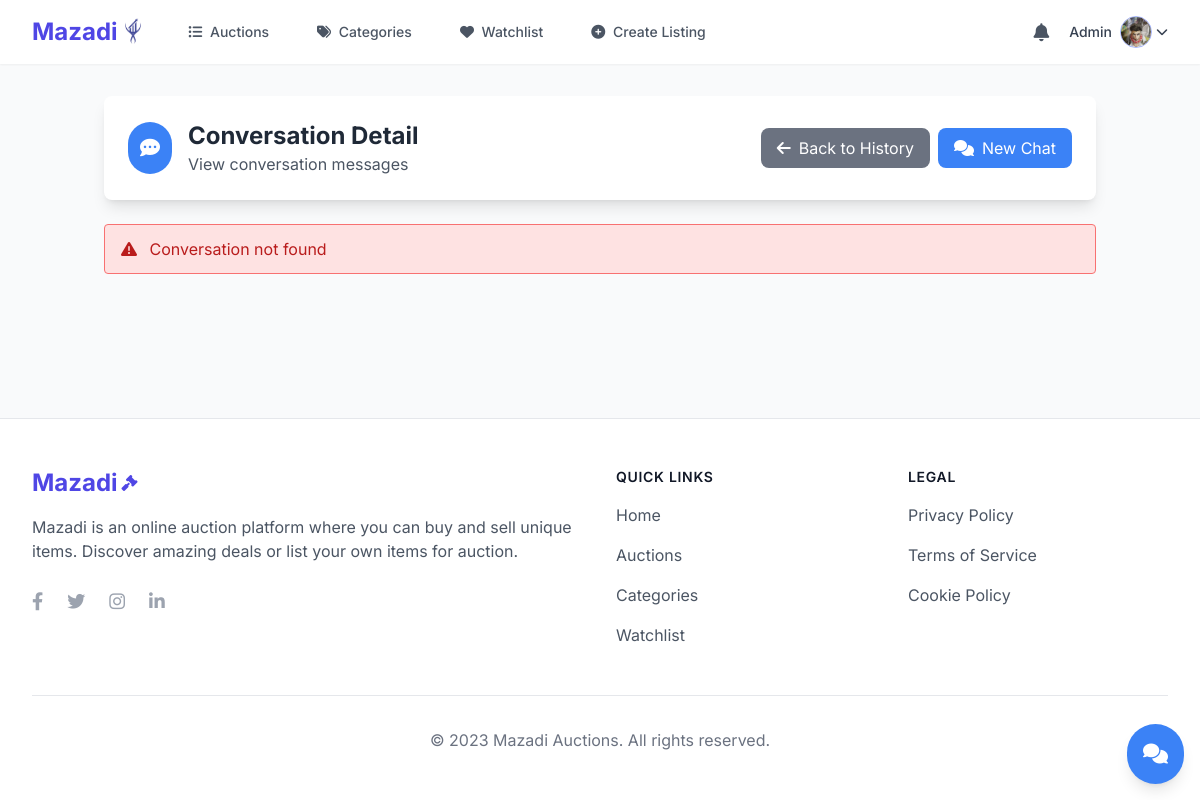
Page /chatbot/conversation/18/ (signed in) on the earlier database version.
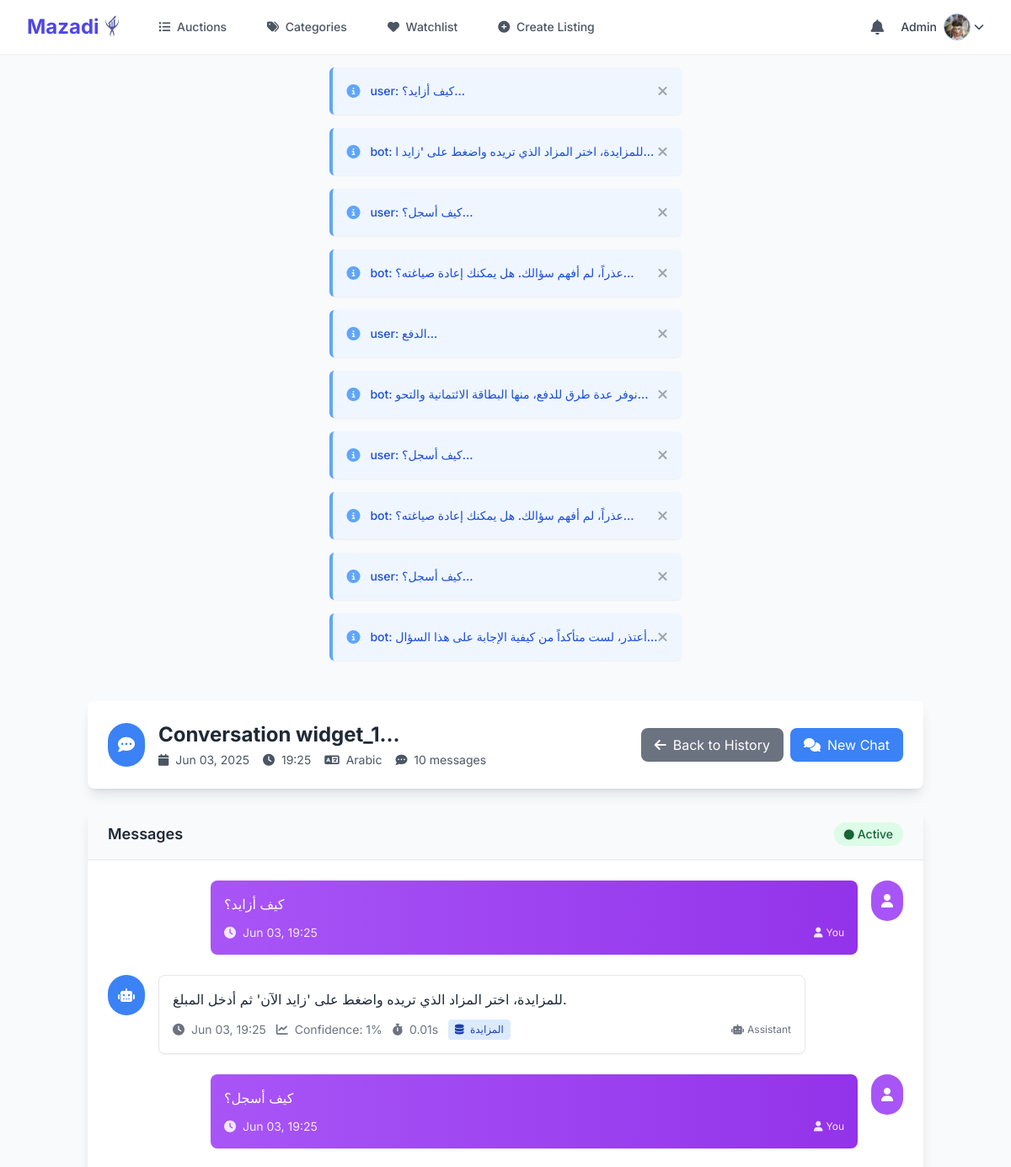
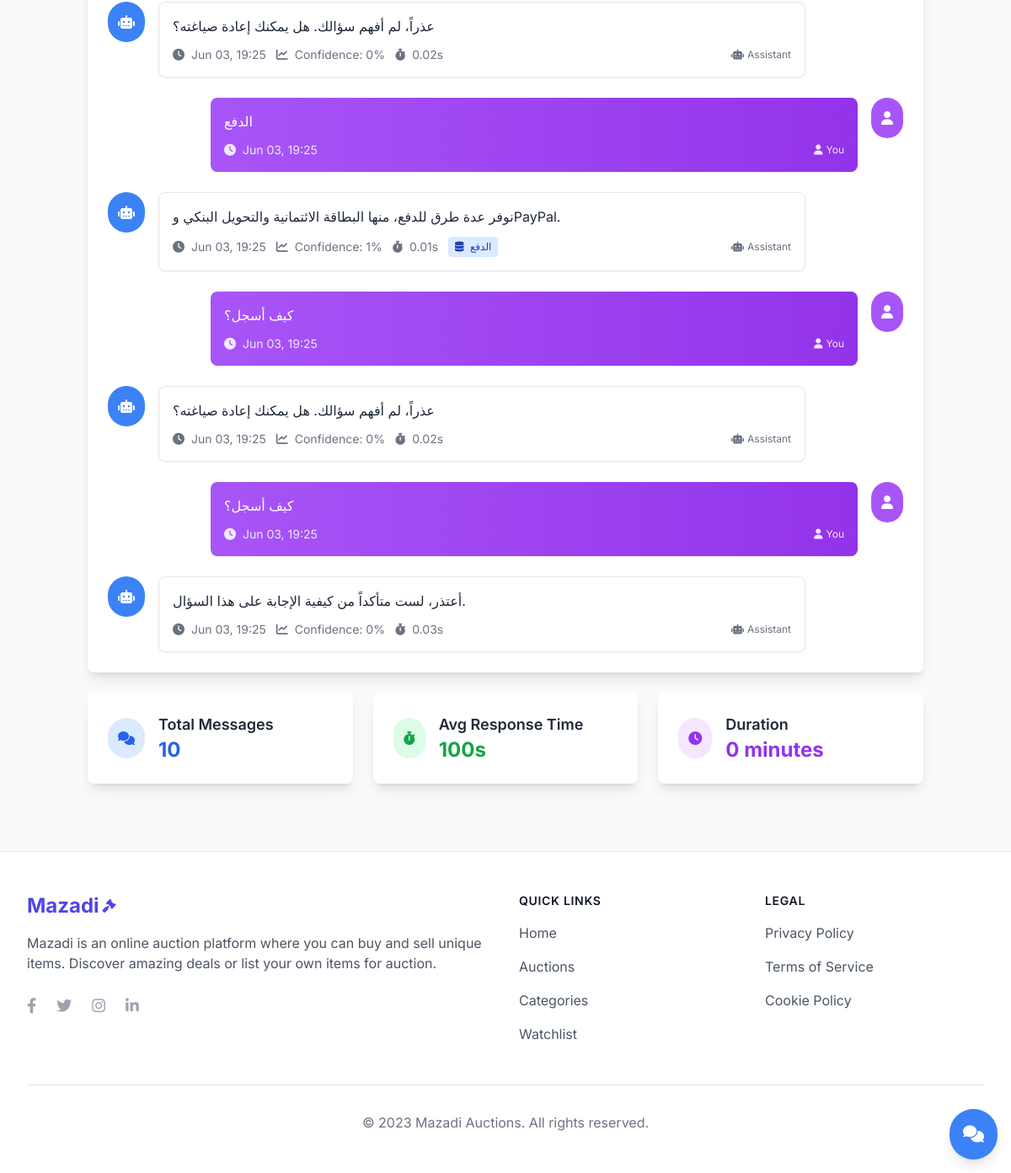
Same page on the later database version (2 pictures, top to bottom).
### chatbot/models.py (models this page shows, shortened)
class ChatMessage(models.Model):
    MESSAGE_TYPES = [
        ('user', 'User Message'),
        ('bot', 'Bot Response'),
    ]
    conversation = models.ForeignKey(ChatConversation, on_delete=models.CASCADE, related_name='messages')
    message_type = models.CharField(max_length=4, choices=MESSAGE_TYPES)
    content = models.TextField()
    timestamp = models.DateTimeField(default=timezone.now)
    response_time = models.FloatField(null=True, blank=True)  # Time taken to generate response in seconds
    confidence_score = models.FloatField(null=True, blank=True)  # AI confidence in response
    knowledge_base_match = models.CharField(max_length=100, null=True, blank=True)  # Which KB category matched
    class Meta:
        ordering = ['timestamp']
    def __str__(self):
        return f"{self.message_type}: {self.content[:50]}..."

class ChatConversation(models.Model):
    user = models.ForeignKey(settings.AUTH_USER_MODEL, on_delete=models.CASCADE, null=True, blank=True)
    session_id = models.CharField(max_length=100, unique=True)
    created_at = models.DateTimeField(default=timezone.now)
    updated_at = models.DateTimeField(auto_now=True)
    is_active = models.BooleanField(default=True)
    language = models.CharField(max_length=2, choices=[('ar', 'Arabic'), ('en', 'English')], default='ar')
    class Meta:
        ordering = ['-updated_at']

### chatbot/views.py (the view)
# urls.py: path('conversation/<int:conversation_id>/', views.conversation_detail, name='conversation_detail'),
@login_required
def conversation_detail(request, conversation_id):
    try:
        conversation = ChatConversation.objects.get(
            id=conversation_id,
            user=request.user
        )
        messages = conversation.messages.all().order_by('timestamp')
        return render(request, 'chatbot/conversation_detail.html', {
            'conversation': conversation,
            'messages': messages
        })
    except ChatConversation.DoesNotExist:
        return render(request, 'chatbot/conversation_detail.html', {
            'error': 'Conversation not found'
        })
    except Exception as e:
        logger.error(f"Error loading conversation detail: {e}")
        return render(request, 'chatbot/conversation_detail.html', {
            'error': 'Error loading conversation'
        })

### notifications/context_processors.py (called while the page is built)
def notification_count(request):
    if request.user.is_authenticated:
        unread_count = Notification.objects.filter(
            user=request.user,
            is_read=False,
            is_deleted=False
        ).count()
        return {
            'unread_notification_count': unread_count
        }
    return {
        'unread_notification_count': 0
    }

### chatbot/templates/chatbot/conversation_detail.html (shortened to what the changed rows need)
{% extends "auctions/layout.html" %}
{% load static %}
{% block body %}
<div class="container mx-auto px-4 py-8">
    <div class="bg-white rounded-lg shadow-lg mb-6 p-6">
        <div class="flex items-center justify-between">
            <div class="flex items-center space-x-4">
                <div>
                    {% if conversation %}
                        <h1 class="text-2xl font-bold text-gray-800">
                            Conversation {{ conversation.session_id|slice:":8" }}...
                        </h1>
                        <div class="flex items-center space-x-4 text-sm text-gray-600 mt-1">
                            <span>
                                <i class="fas fa-calendar mr-1"></i>
                                {{ conversation.created_at|date:"M d, Y" }}
                            </span>
                            <span>
                                <i class="fas fa-clock mr-1"></i>
                                {{ conversation.updated_at|time:"H:i" }}
                            </span>
                            <span>
                                <i class="fas fa-language mr-1"></i>
                                {{ conversation.get_language_display }}
                            </span>
                            <span>
                                <i class="fas fa-comment-dots mr-1"></i>
                                {{ messages.count }} messages
                            </span>
                        </div>
                    {% else %}
                        <h1 class="text-2xl font-bold text-gray-800">Conversation Detail</h1>
                        <p class="text-gray-600">View conversation messages</p>
                    {% endif %}
                </div>
            </div>
        </div>
    </div>
    {% if error %}
        <div class="bg-red-100 border border-red-400 text-red-700 px-4 py-3 rounded mb-6">
            <i class="fas fa-exclamation-triangle mr-2"></i>
            {{ error }}
        </div>
    {% elif conversation %}
        <div class="bg-white rounded-lg shadow-lg overflow-hidden">
            <div class="bg-gray-50 px-6 py-4 border-b">
                <div class="flex items-center justify-between">
                    <h2 class="text-lg font-semibold text-gray-800">Messages</h2>
                    <div class="flex items-center space-x-2">
                        {% if conversation.is_active %}
                            <span class="bg-green-100 text-green-800 px-3 py-1 rounded-full text-sm font-medium">
                                <i class="fas fa-circle text-xs mr-1"></i>Active
                            </span>
                        {% else %}
                            <span class="bg-gray-100 text-gray-800 px-3 py-1 rounded-full text-sm font-medium">
                                <i class="fas fa-circle text-xs mr-1"></i>Inactive
                            </span>
                        {% endif %}
                    </div>
                </div>
            </div>
            <div class="p-6">
                {% if messages %}
                    <div class="space-y-6">
                        {% for message in messages %}
                            <div class="flex items-start space-x-4 {% if message.message_type == 'user' %}flex-row-reverse space-x-reverse{% endif %}">
                                <div class="{% if message.message_type == 'user' %}bg-purple-500{% else %}bg-blue-500{% endif %} text-white p-3 rounded-full flex-shrink-0">
                                    <i class="fas {% if message.message_type == 'user' %}fa-user{% else %}fa-robot{% endif %}"></i>
                                </div>
                                <div class="flex-1 max-w-3xl">
                                    <div class="{% if message.message_type == 'user' %}bg-gradient-to-r from-purple-500 to-purple-600 text-white ml-auto{% else %}bg-white border border-gray-200{% endif %} p-4 rounded-lg shadow-sm">
                                        <div class="{% if message.content|length > 50 and 'ء' in message.content or 'ا' in message.content %}rtl{% else %}ltr{% endif %}">
                                            <p class="{% if message.message_type == 'user' %}text-white{% else %}text-gray-800{% endif %} whitespace-pre-wrap">{{ message.content }}</p>
                                        </div>
                                        <div class="mt-3 flex items-center justify-between text-sm">
                                            <div class="flex items-center space-x-3">
                                                <span class="{% if message.message_type == 'user' %}text-purple-100{% else %}text-gray-500{% endif %}">
                                                    <i class="fas fa-clock mr-1"></i>
                                                    {{ message.timestamp|date:"M d, H:i" }}
                                                </span>
                                                {% if message.message_type == 'bot' %}
                                                    {% if message.confidence_score %}
                                                        <span class="text-gray-500">
                                                            <i class="fas fa-chart-line mr-1"></i>
                                                            Confidence: {{ message.confidence_score|floatformat:0 }}%
                                                        </span>
                                                    {% endif %}
                                                    {% if message.response_time %}
                                                        <span class="text-gray-500">
                                                            <i class="fas fa-stopwatch mr-1"></i>
                                                            {{ message.response_time|floatformat:2 }}s
                                                        </span>
                                                    {% endif %}
                                                    {% if message.knowledge_base_match %}
                                                        <span class="bg-blue-100 text-blue-800 px-2 py-1 rounded text-xs">
                                                            <i class="fas fa-database mr-1"></i>
                                                            {{ message.knowledge_base_match }}
                                                        </span>
                                                    {% endif %}
                                                {% endif %}
                                            </div>
                                            {% if message.message_type == 'user' %}
                                                <span class="text-purple-100 text-xs">
                                                    <i class="fas fa-user mr-1"></i>You
                                                </span>
                                            {% else %}
                                                <span class="text-gray-500 text-xs">
                                                    <i class="fas fa-robot mr-1"></i>Assistant
                                                </span>
                                            {% endif %}
                                        </div>
                                    </div>
                                </div>
                            </div>
                        {% endfor %}
                    </div>
                {% endif %}
            </div>
        </div>
        {% if messages %}
            <div class="mt-6 grid grid-cols-1 md:grid-cols-3 gap-6">
                <div class="bg-white rounded-lg shadow-lg p-6">
                    <div class="flex items-center">
                        <div class="bg-blue-100 text-blue-600 p-3 rounded-full">
                            <i class="fas fa-comments"></i>
                        </div>
                        <div class="ml-4">
                            <h3 class="text-lg font-semibold text-gray-800">Total Messages</h3>
                            <p class="text-2xl font-bold text-blue-600">{{ messages.count }}</p>
                        </div>
                    </div>
                </div>
                <div class="bg-white rounded-lg shadow-lg p-6">
                    <div class="flex items-center">
                        <div class="bg-green-100 text-green-600 p-3 rounded-full">
                            <i class="fas fa-stopwatch"></i>
                        </div>
                        <div class="ml-4">
                            <h3 class="text-lg font-semibold text-gray-800">Avg Response Time</h3>
                            {% with bot_messages=messages|dictsort:"message_type" %}
                                {% if bot_messages %}
                                    <p class="text-2xl font-bold text-green-600">
                                        {% widthratio bot_messages|length 1 bot_messages|length %}s
                                    </p>
                                {% else %}
                                    <p class="text-2xl font-bold text-green-600">N/A</p>
                                {% endif %}
                            {% endwith %}
                        </div>
                    </div>
                </div>
                <div class="bg-white rounded-lg shadow-lg p-6">
                    <div class="flex items-center">
                        <div class="bg-purple-100 text-purple-600 p-3 rounded-full">
                            <i class="fas fa-clock"></i>
                        </div>
                        <div class="ml-4">
                            <h3 class="text-lg font-semibold text-gray-800">Duration</h3>
                            <p class="text-2xl font-bold text-purple-600">
                                {{ conversation.created_at|timesince:conversation.updated_at }}
                            </p>
                        </div>
                    </div>
                </div>
            </div>
        {% endif %}
    {% endif %}
</div>
{% endblock %}

### auctions/templates/auctions/layout.html (shortened to what the changed rows need)
{% load static %}
<!DOCTYPE html>
<html lang="en">
<head>
    <script src="https://cdn.tailwindcss.com"></script>
    <link href="{% static 'auctions/styles.css' %}" rel="stylesheet">
    <link rel="stylesheet" href="https://cdnjs.cloudflare.com/ajax/libs/font-awesome/6.4.0/css/all.min.css">
</head>
<body class="bg-gray-50 font-sans antialiased text-gray-900 min-h-screen flex flex-col">
    {% if messages %}
        <div class="max-w-7xl mx-auto px-4 sm:px-6 lg:px-8 mt-4">
            {% for message in messages %}
                <div x-data="{ show: true }"
                     x-show="show"
                     x-transition:enter="transition ease-out duration-300"
                     x-transition:enter-start="opacity-0 transform translate-y-2"
                     x-transition:enter-end="opacity-100 transform translate-y-0"
                     x-transition:leave="transition ease-in duration-200"
                     x-transition:leave-start="opacity-100 transform translate-y-0"
                     x-transition:leave-end="opacity-0 transform translate-y-2"
                     class="rounded-md p-4 mb-4 shadow-sm {% if message.tags == 'success' %}bg-green-50 border-l-4 border-green-400 text-green-700{% elif message.tags == 'warning' %}bg-yellow-50 border-l-4 border-yellow-400 text-yellow-700{% elif message.tags == 'error' %}bg-red-50 border-l-4 border-red-400 text-red-700{% else %}bg-blue-50 border-l-4 border-blue-400 text-blue-700{% endif %}">
                    <div class="flex items-center justify-between">
                        <div class="flex items-center">
                            <div class="flex-shrink-0">
                                {% if message.tags == 'success' %}
                                    <i class="fas fa-check-circle text-green-400"></i>
                                {% elif message.tags == 'warning' %}
                                    <i class="fas fa-exclamation-triangle text-yellow-400"></i>
                                {% elif message.tags == 'error' %}
                                    <i class="fas fa-times-circle text-red-400"></i>
                                {% else %}
                                    <i class="fas fa-info-circle text-blue-400"></i>
                                {% endif %}
                            </div>
                            <div class="ml-3">
                                <p class="text-sm font-medium">{{ message }}</p>
                            </div>
                        </div>
                        <button @click="show = false" class="text-gray-400 hover:text-gray-500 focus:outline-none">
                            <i class="fas fa-times"></i>
                        </button>
                    </div>
                </div>
            {% endfor %}
        </div>
    {% endif %}
    <main class="flex-grow">
        {% block body %}{% endblock %}
    </main>
</body>
</html>

Differences in the rows shown:
added ChatMessage: message_type+content "user: كيف أزايد؟...", content "كيف أزايد؟", timestamp "Jun 03, 19:25", shows "You"
added ChatMessage: message_type+content "bot: للمزايدة، اختر المزاد الذي تريده واضغط على 'زايد ا...", content "للمزايدة، اختر المزاد الذي تريده واضغط على 'زايد الآن' ثم أدخل المبلغ.", timestamp "Jun 03, 19:25", confidence_score "1", response_time "0.01", knowledge_base_match "المزايدة", shows "Assistant"
added ChatMessage: message_type+content "user: كيف أسجل؟...", content "كيف أسجل؟", timestamp "Jun 03, 19:25", shows "You"
added ChatMessage: message_type+content "bot: عذراً، لم أفهم سؤالك. هل يمكنك إعادة صياغته؟...", content "عذراً، لم أفهم سؤالك. هل يمكنك إعادة صياغته؟", timestamp "Jun 03, 19:25", confidence_score "0", response_time "0.02", shows "Assistant"
added ChatMessage: message_type+content "user: الدفع...", content "الدفع", timestamp "Jun 03, 19:25", shows "You"
added ChatMessage: message_type+content "bot: نوفر عدة طرق للدفع، منها البطاقة الائتمانية والتحو...", content "نوفر عدة طرق للدفع، منها البطاقة الائتمانية والتحويل البنكي وPayPal.", timestamp "Jun 03, 19:25", confidence_score "1", response_time "0.01", knowledge_base_match "الدفع", shows "Assistant"
added ChatMessage: message_type+content "user: كيف أسجل؟...", content "كيف أسجل؟", timestamp "Jun 03, 19:25", shows "You"
added ChatMessage: message_type+content "bot: عذراً، لم أفهم سؤالك. هل يمكنك إعادة صياغته؟...", content "عذراً، لم أفهم سؤالك. هل يمكنك إعادة صياغته؟", timestamp "Jun 03, 19:25", confidence_score "0", response_time "0.02", shows "Assistant"
added ChatMessage: message_type+content "user: كيف أسجل؟...", content "كيف أسجل؟", timestamp "Jun 03, 19:25", shows "You"
added ChatMessage: message_type+content "bot: أعتذر، لست متأكداً من كيفية الإجابة على هذا السؤال...", content "أعتذر، لست متأكداً من كيفية الإجابة على هذا السؤال.", timestamp "Jun 03, 19:25", confidence_score "0", response_time "0.03", shows "Assistant"
added ChatConversation: session_id "widget_1", created_at "Jun 03, 2025", updated_at "19:25", language "Arabic", created_at "0 minutes"
Other differences:
{{ messages.count }}: (not shown) → "10"
{{ error }}: "Conversation not found" → (not shown)
text no longer shown: "Conversation Detail View conversation messages"
text now shown: "Conversation ... messages Messages Active Total Messages Avg Response Time 100 s Duration"
